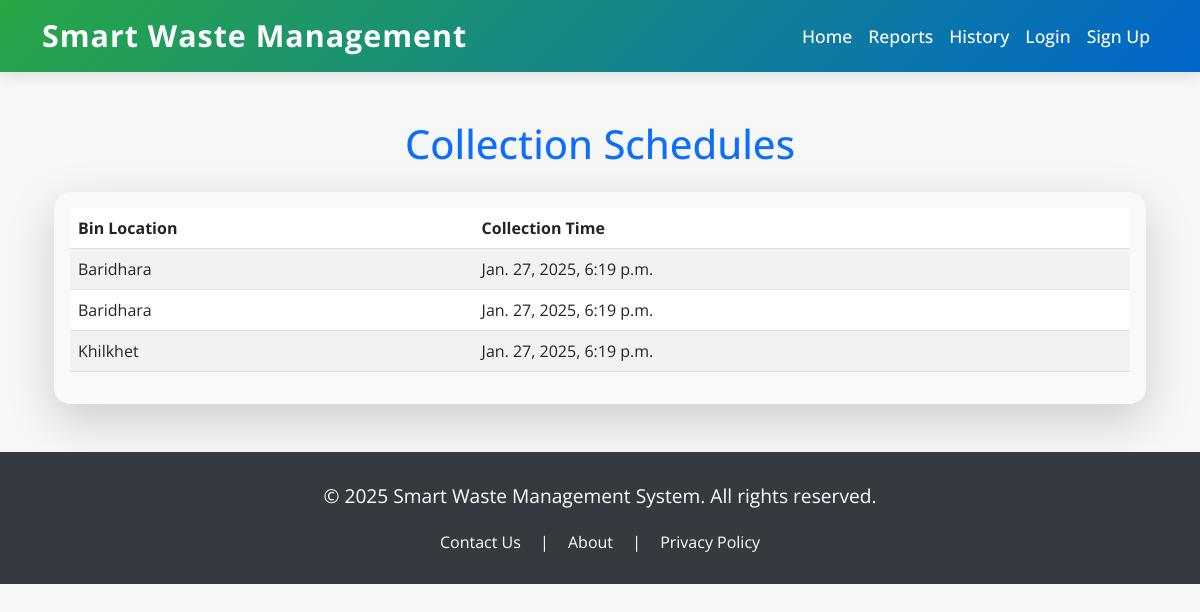
The app's page /schedules/ with its own data.
### waste/models.py (models this page shows, shortened)
class CollectionSchedule(models.Model):
    bin = models.ForeignKey(WasteBin, on_delete=models.CASCADE)
    collection_time = models.DateTimeField()

class WasteBin(models.Model):
    location = models.CharField(max_length=255)
    capacity = models.IntegerField()
    current_fill = models.IntegerField()
    last_collected = models.DateTimeField()

### waste/views.py (the view)
# urls.py: path('schedules/', views.schedule_list, name='schedule_list'),
def schedule_list(request):
    schedules = CollectionSchedule.objects.all()
    return render(request, 'schedule_list.html', {'schedules': schedules})

### waste/templates/schedule_list.html
{% extends "base.html" %}
{% block content %}
<div class="container mt-5">
    <h1 class="text-center mb-4" style="color: #0d6efd;">Collection Schedules</h1>
    <div class="table-responsive shadow-lg p-3 bg-light rounded-4">
        <table class="table table-striped table-hover">
            <thead class="bg-primary text-white">
                <tr>
                    <th scope="col">Bin Location</th>
                    <th scope="col">Collection Time</th>
                </tr>
            </thead>
            <tbody>
                {% for schedule in schedules %}
                <tr>
                    <td>{{ schedule.bin.location }}</td>
                    <td>{{ schedule.collection_time }}</td>
                </tr>
                {% empty %}
                <tr>
                    <td colspan="2" class="text-center text-muted">No schedules available.</td>
                </tr>
                {% endfor %}
            </tbody>
        </table>
    </div>
</div>
{% endblock content %}

### waste/templates/base.html (style rules this page uses)
body { background-color: #f7f7f7; font-family: 'Open Sans', sans-serif; color: #333; }

### records on screen
CollectionSchedule: bin.location "Baridhara", collection_time "Jan. 27, 2025, 6:19 p.m."
CollectionSchedule: bin.location "Baridhara", collection_time "Jan. 27, 2025, 6:19 p.m."
CollectionSchedule: bin.location "Khilkhet", collection_time "Jan. 27, 2025, 6:19 p.m."
